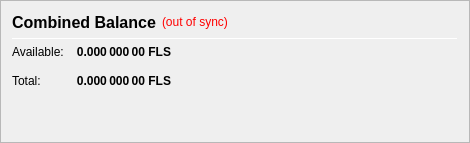
                   <widget class="QFrame" name="frame_CombinedBalances">
                    <property name="minimumSize">
                     <size>
                      <width>470</width>
                      <height>0</height>
                     </size>
                    </property>
                    <property name="frameShape">
                     <enum>QFrame::StyledPanel</enum>
                    </property>
                    <property name="frameShadow">
                     <enum>QFrame::Raised</enum>
                    </property>
                    <layout class="QVBoxLayout" name="verticalLayout_5">
                     <item>
                      <layout class="QHBoxLayout" name="horizontalLayout_5" stretch="0,0,0">
                       <item>
                        <widget class="QLabel" name="label_5z">
                         <property name="minimumSize">
                          <size>
                           <width>0</width>
                           <height>20</height>
                          </size>
                         </property>
                         <property name="font">
                          <font>
                           <pointsize>12</pointsize>
                           <weight>75</weight>
                           <bold>true</bold>
                          </font>
                         </property>
                         <property name="toolTip">
                          <string>Combined Balance (including unconfirmed and immature coins)</string>
                         </property>
                         <property name="text">
                          <string>Combined Balance</string>
                         </property>
                        </widget>
                       </item>
                       <item>
                        <widget class="QLabel" name="labelWalletStatus">
                         <property name="cursor">
                          <cursorShape>WhatsThisCursor</cursorShape>
                         </property>
                         <property name="toolTip">
                          <string>The displayed information may be out of date. Your wallet automatically synchronizes with the Flits network after a connection is established, but this process has not completed yet.</string>
                         </property>
                         <property name="styleSheet">
                          <string notr="true">QLabel { color: red; }</string>
                         </property>
                         <property name="text">
                          <string notr="true">(out of sync)</string>
                         </property>
                         <property name="alignment">
                          <set>Qt::AlignLeading|Qt::AlignLeft|Qt::AlignVCenter</set>
                         </property>
                        </widget>
                       </item>
                       <item>
                        <spacer name="horizontalSpacer_1">
                         <property name="orientation">
                          <enum>Qt::Horizontal</enum>
                         </property>
                         <property name="sizeHint" stdset="0">
                          <size>
                           <width>40</width>
                           <height>20</height>
                          </size>
                         </property>
                        </spacer>
                       </item>
                      </layout>
                     </item>
                     <item>
                      <widget class="Line" name="line_CombinedBalance">
                       <property name="minimumSize">
                        <size>
                         <width>0</width>
                         <height>1</height>
                        </size>
                       </property>
                       <property name="maximumSize">
                        <size>
                         <width>16777215</width>
                         <height>1</height>
                        </size>
                       </property>
                       <property name="orientation">
                        <enum>Qt::Horizontal</enum>
                       </property>
                      </widget>
                     </item>
                     <item>
                      <layout class="QGridLayout" name="gridLayout_3">
                       <property name="spacing">
                        <number>12</number>
                       </property>
                       <item row="1" column="0">
                        <widget class="QLabel" name="labelBalanceTextz">
                         <property name="text">
                          <string>Available:</string>
                         </property>
                        </widget>
                       </item>
                       <item row="1" column="1">
                        <widget class="QLabel" name="labelBalancez">
                         <property name="font">
                          <font>
                           <weight>75</weight>
                           <bold>true</bold>
                          </font>
                         </property>
                         <property name="cursor">
                          <cursorShape>IBeamCursor</cursorShape>
                         </property>
                         <property name="toolTip">
                          <string>Your current spendable balance</string>
                         </property>
                         <property name="text">
                          <string notr="true">0.000 000 00 FLS</string>
                         </property>
                         <property name="alignment">
                          <set>Qt::AlignRight|Qt::AlignTrailing|Qt::AlignVCenter</set>
                         </property>
                         <property name="textInteractionFlags">
                          <set>Qt::LinksAccessibleByMouse|Qt::TextSelectableByKeyboard|Qt::TextSelectableByMouse</set>
                         </property>
                        </widget>
                       </item>
                       <item row="2" column="0">
                        <widget class="QLabel" name="labelTotalTextz">
                         <property name="text">
                          <string>Total:</string>
                         </property>
                        </widget>
                       </item>
                       <item row="2" column="1">
                        <widget class="QLabel" name="labelTotalz">
                         <property name="font">
                          <font>
                           <weight>75</weight>
                           <bold>true</bold>
                          </font>
                         </property>
                         <property name="cursor">
                          <cursorShape>IBeamCursor</cursorShape>
                         </property>
                         <property name="toolTip">
                          <string>Total Balance, including all unavailable coins.</string>
                         </property>
                         <property name="text">
                          <string notr="true">0.000 000 00 FLS</string>
                         </property>
                         <property name="alignment">
                          <set>Qt::AlignRight|Qt::AlignTrailing|Qt::AlignVCenter</set>
                         </property>
                         <property name="textInteractionFlags">
                          <set>Qt::LinksAccessibleByMouse|Qt::TextSelectableByKeyboard|Qt::TextSelectableByMouse</set>
                         </property>
                        </widget>
                       </item>
                       <item row="2" column="3">
                        <spacer name="horizontalSpacer_2">
                         <property name="orientation">
                          <enum>Qt::Horizontal</enum>
                         </property>
                         <property name="sizeHint" stdset="0">
                          <size>
                           <width>40</width>
                           <height>20</height>
                          </size>
                         </property>
                        </spacer>
                       </item>
                      </layout>
                     </item>
                     <item>
                      <spacer name="verticalSpacer_1">
                       <property name="orientation">
                        <enum>Qt::Vertical</enum>
                       </property>
                       <property name="sizeHint" stdset="0">
                        <size>
                         <width>20</width>
                         <height>40</height>
                        </size>
                       </property>
                      </spacer>
                     </item>
                    </layout>
                   </widget>
